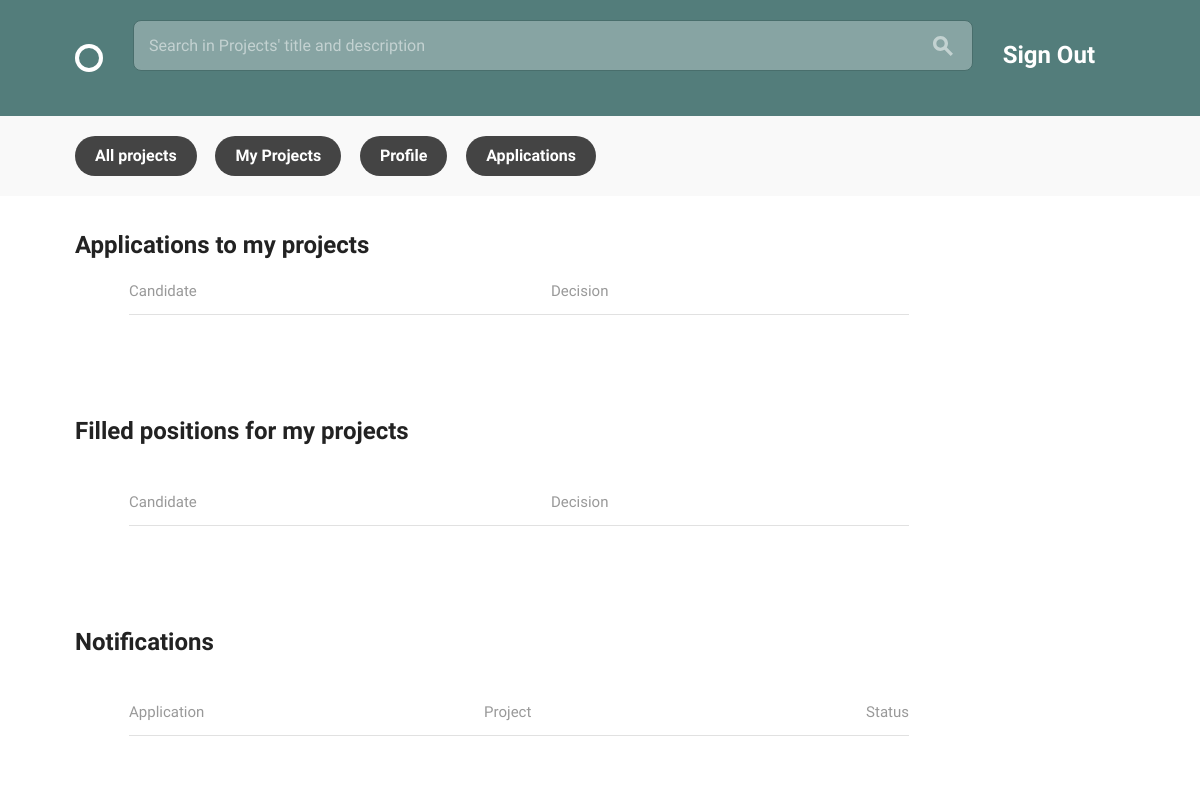
Before: /teams/applications/ (signed in) with the older database file.
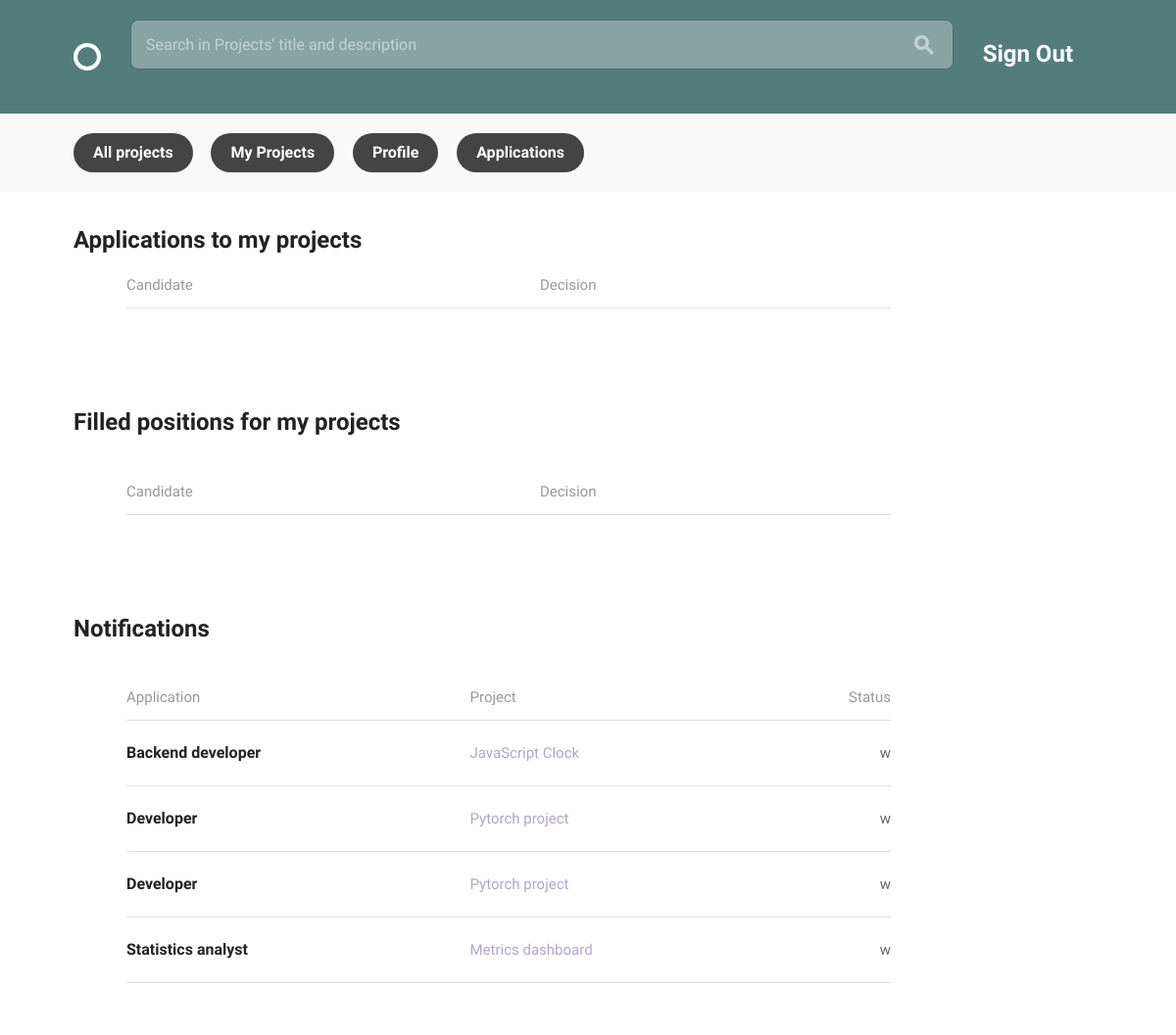
After: the same page with the newer database file.
### teams/models.py (models this page shows, shortened)
class Application(models.Model):
    project = models.ForeignKey('Project', on_delete=models.CASCADE)
    candidate = models.ForeignKey('Profile', on_delete=models.CASCADE)
    position = models.ForeignKey('Position', on_delete=models.CASCADE)
    status = models.CharField(default='Waiting response', max_length=18)

class Position(models.Model):
    name = models.CharField(max_length=150, blank=False)
    description = models.CharField(max_length=400, blank=False)
    related_skill = models.ForeignKey('Skill', on_delete=models.CASCADE)
    available = models.BooleanField(default=True)
    project = models.ForeignKey('Project', on_delete=models.CASCADE)
    def __str__(self):
        return self.name

class Project(models.Model):
    creator = models.ForeignKey('Profile', on_delete=models.CASCADE)
    title = models.CharField(max_length=150, null=False, unique=True)
    description = models.TextField(max_length=700, blank=True)
    timeline = models.CharField(max_length=25, null=False)
    requirements = models.TextField(max_length=300, null=False)
    finished = models.BooleanField(default=False)
    def __str__(self):
        return self.title

### teams/views.py (the view)
@login_required
def applications(request):
    my_candidatures = models.Application.objects.filter(
        candidate_id=request.user.profile).order_by('position')
    applications = models.Application.objects.filter(
        project_id__creator=request.user.profile).order_by('position')
    return render(
        request, 'applications.html', {
        'applications': applications, 'my_candidatures':my_candidatures,
        }
    )

### teams/templates/applications.html (shortened to what this page needs)
{% extends "layout.html" %}
{% load static %}
{% block content %}
<div class="bounds circle--page">
  <div  class="circle--fluid--cell circle--fluid--primary">
    <h2>Applications to my projects</h2>
  </div>
  <div class="grid-75 grid-push-5">
    <table class="circle--table u-full-width">
      <thead>
        <tr>
          <th>Candidate</th>
          <th class="circle--cell--right align-center">Decision</th>
        </tr>
      </thead>
    </table>
  </div>
  <div class="grid-100">
  </div>
  <div  class="grid-100 circle--fluid--cell circle--fluid--primary">
    <h2>Filled positions for my projects</h2><br>
  </div>
  <div class="grid-75 grid-push-5">
    <table class="circle--table u-full-width">
      <thead>
        <tr>
          <th>Candidate</th>
          <th class="circle--cell--right align-center">Decision</th>
        </tr>
      </thead>
    </table>
  </div>
  <div class="grid-100">
  </div>
  <div class="grid-100 circle--fluid--cell circle--fluid--primary">
    <h2>Notifications</h2><br>
  </div>
  <div class="grid-75 grid-push-5">
    <table class="circle--table u-full-width">
      <thead>
        <tr>
          <th>Application</th>
          <th class="circle--cell--right align-center">Project</th>
          <th class="circle--cell--right align-right">Status</th>
        </tr>
      </thead>
    <tbody>
      {% for candidature in my_candidatures %}
      <tr class="row" data-href="project.html">
        <td><h4>{{ candidature.position }}</h4></td>
        <td class="circle--cell--right align-center">
          <span class="secondary-label">{{ candidature.project }}</span>
        </td>
        {% if candidature.status == 'Accepted' %}
          <td class="circle--cell--right align-right"><h3 class='positive'>{{ candidature.status }}</h3><td>
        {% elif candidature.status == 'Rejected' %}
          <td class="circle--cell--right align-right"><h3 class='negative'>{{ candidature.status }}</h3><td>
        {% else %}
          <td class="circle--cell--right align-right">{{ candidature.status }}<td>
        {% endif %}
      </tr>
      {% endfor %}
    </tbody>
    </table>
  </div>
</div>
{% endblock %}

### templates/layout.html (shortened to what this page needs)
{% load static  %}
<!DOCTYPE html>
<html lang="en">
<head>
  <link rel="stylesheet" href="{% static 'css/global.css' %}">
</head>
<body>
  <header class="circle--header">
    <div class="bounds">
      <div class="circle--fluid">
        <div class="circle--fluid--cell">
          <h1 class="hide-text circle--logo"><a class="logo" href="{% url 'index' %}"> </a>
          </h1>
        </div>
        <div class="circle--fluid--cell circle--fluid--primary">
          <form method='GET' action={% url 'teams:projects_search' %}>
          <div class="circle--search">
            <input type="text" name='query' placeholder="Search in Projects' title and description">
            <button type='submit'>
            </button>
          </div>
        </div>
        <div class="circle--fluid--cell circle--fluid--secondary">
          <nav>
            <ul class="circle--inline">
              {% if not user.is_authenticated %}
                <li><h1><a href="{% url 'teams:sign_up' %}">Sign Up</a></h1></li>
                <li><h1><a href="{% url 'teams:sign_in' %}">Sign In</a></h1></li>
              {% else %}
                <li><h1><a href="{% url 'teams:sign_out' %}">Sign Out</a></h1></li>
              {% endif %}
            </ul>
          </nav>
        </div>
      </div>
    </div>
  </header>
  {% if user.is_authenticated %}
    <div class="circle--actions--bar">
      <nav class="bounds">
        <ul class="circle--pill--list">
          <li><a class="selected" href="{% url 'index' %}">All projects</a></li>
          <li><a class="selected" href="{% url 'teams:my_projects' %}">My Projects</a></li>
          <li><a class="selected" href="{% url 'teams:profile' %}">Profile</a></li>
          <li><a class="selected" href="{% url 'teams:applications' %}">Applications</a></li>
        </ul>
      </nav>
    </div>
  {% endif %}
  {% block content %} {% endblock %}
</body>
</html>

Changed rows visible on the page:
added Application: position "Backend developer", project "JavaScript Clock", status "w"
added Application: position "Developer", project "Pytorch project", status "w"
added Application: position "Developer", project "Pytorch project", status "w"
added Application: position "Statistics analyst", project "Metrics dashboard", status "w"
